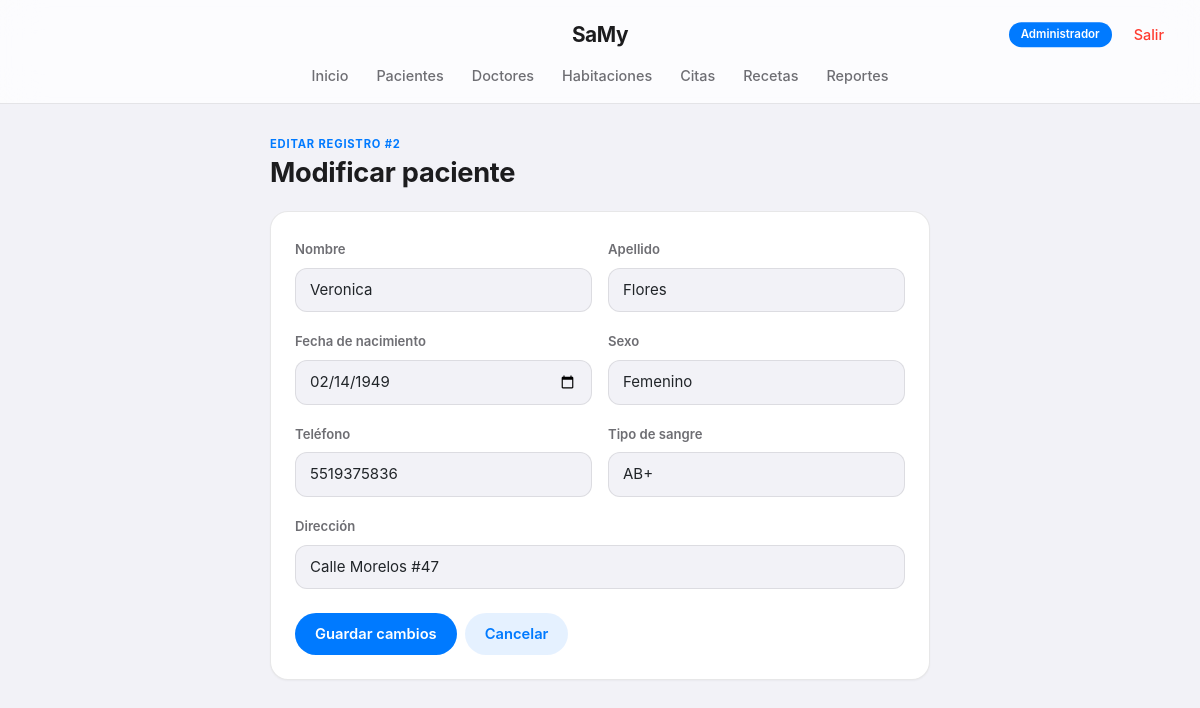
The page /pacientes/editar.php?id=2 (signed in) on the database its author committed.
### tables this page shows
CREATE TABLE `pacientes` (
  `id_paciente` int(11) NOT NULL,
  `nombre` varchar(60) NOT NULL,
  `apellido` varchar(60) NOT NULL,
  `fecha_nacimiento` date NOT NULL,
  `sexo` enum('M','F','Otro') NOT NULL,
  `telefono` varchar(15) DEFAULT NULL,
  `direccion` varchar(150) DEFAULT NULL,
  `tipo_sangre` varchar(5) DEFAULT NULL,
  `fecha_registro` timestamp NOT NULL DEFAULT current_timestamp()
);

### pacientes/editar.php (the view, shortened to what this page needs)
<?php
require '../config.php';
$id = (int) ($_GET['id'] ?? 0);
$stmt = $conn->prepare("SELECT * FROM pacientes WHERE id_paciente = ?");
$stmt->bind_param("i", $id);
$stmt->execute();
$resultado = $stmt->get_result();
$p = $resultado->fetch_assoc();
?>
<!DOCTYPE html>
<html lang="es">
<head>
  <link href="https://cdn.jsdelivr.net/npm/bootstrap@5.3.3/dist/css/bootstrap.min.css" rel="stylesheet">
  <link rel="stylesheet" href="../css/style.css">
</head>
<body>
  <?php include '../includes/nav.php'; ?>
  <div class="page-wrap" style="max-width:700px">
    <div class="eyebrow">Editar registro #<?= $p['id_paciente'] ?></div>
    <h1 class="page-title">Modificar paciente</h1>
    <div class="tarjeta">
      <form action="actualizar.php" method="POST">
        <div class="row g-3">
          <div class="col-md-6">
            <label class="form-label small fw-semibold">Nombre</label>
            <input type="text" name="nombre" class="form-control" value="<?= htmlspecialchars($p['nombre']) ?>" required>
          </div>
          <div class="col-md-6">
            <label class="form-label small fw-semibold">Apellido</label>
            <input type="text" name="apellido" class="form-control" value="<?= htmlspecialchars($p['apellido']) ?>" required>
          </div>
          <div class="col-md-6">
            <label class="form-label small fw-semibold">Fecha de nacimiento</label>
            <input type="date" name="fecha_nacimiento" class="form-control" value="<?= $p['fecha_nacimiento'] ?>" required>
          </div>
          <div class="col-md-6">
            <label class="form-label small fw-semibold">Sexo</label>
            <select name="sexo" class="form-select" required>
              <?php foreach (['M'=>'Masculino','F'=>'Femenino','Otro'=>'Otro'] as $val=>$label): ?>
                <option value="<?= $val ?>" <?= $p['sexo']===$val?'selected':'' ?>><?= $label ?></option>
              <?php endforeach; ?>
            </select>
          </div>
          <div class="col-md-6">
            <label class="form-label small fw-semibold">Teléfono</label>
            <input type="text" name="telefono" class="form-control" value="<?= htmlspecialchars($p['telefono']) ?>">
          </div>
          <div class="col-md-6">
            <label class="form-label small fw-semibold">Tipo de sangre</label>
            <input type="text" name="tipo_sangre" class="form-control" value="<?= htmlspecialchars($p['tipo_sangre']) ?>">
          </div>
          <div class="col-12">
            <label class="form-label small fw-semibold">Dirección</label>
            <input type="text" name="direccion" class="form-control" value="<?= htmlspecialchars($p['direccion']) ?>">
          </div>
        </div>
        <div class="mt-4 d-flex gap-2">
          <button type="submit" class="btn btn-samy">Guardar cambios</button>
          <a href="listar.php" class="btn btn-samy-outline">Cancelar</a>
        </div>
      </form>
    </div>
  </div>
</body>
</html>

### css/style.css (style rules this page uses)
:root { --ios-blue: #007AFF; --ios-blue-dark: #0062CC; --ios-green: #34C759; --ios-red: #FF3B30; --ios-orange: #FF9500; --ios-gray-bg: #F2F2F7; --ios-card: rgba(255,255,255,0.9); --ios-text: #1C1C1E; --ios-text-soft: #6E6E73; --ios-line: rgba(60,60,67,0.12); --ios-radius: 18px; --ios-radius-sm: 12px; }
* { -webkit-tap-highlight-color: transparent; }
body { font-family: -apple-system, BlinkMacSystemFont, "SF Pro Text", "Segoe UI", Roboto, Helvetica, Arial, sans-serif; background: var(--ios-gray-bg); color: var(--ios-text); -webkit-font-smoothing: antialiased; }
h1, h2, h3, .navbar-brand { font-family: -apple-system, BlinkMacSystemFont, "SF Pro Display", sans-serif; letter-spacing: -0.01em; }
.page-wrap { max-width: 1080px; margin: 0 auto; padding: 32px 20px 90px; }
.eyebrow { text-transform: uppercase; letter-spacing: 0.8px; font-size: 0.7rem; color: var(--ios-blue); font-weight: 700; }
h1.page-title { font-size: 1.7rem; font-weight: 700; margin: 4px 0 22px; color: var(--ios-text); }
.tarjeta { background: #fff; border: 1px solid var(--ios-line); border-radius: var(--ios-radius); padding: 24px; box-shadow: 0 1px 2px rgba(0,0,0,0.04); transition: transform .15s ease, box-shadow .15s ease; }
.btn-samy, .btn-samy-outline { border: none; font-weight: 600; padding: 10px 20px; border-radius: 980px; font-size: 0.92rem; transition: transform .1s ease, opacity .15s ease; }
.btn-samy { background: var(--ios-blue); color: #fff; }
.btn-samy-outline { background: rgba(0,122,255,0.1); color: var(--ios-blue); }
.form-control, .form-select { border-radius: var(--ios-radius-sm); border: 1px solid var(--ios-line); padding: 10px 14px; background: var(--ios-gray-bg); font-size: 0.94rem; }
.form-label { font-size: 0.82rem; font-weight: 600; color: var(--ios-text-soft); }
.page-wrap { animation: fadeIn .3s ease both; }
.page-title, .eyebrow { animation: fadeInUp .35s ease both; }
.tarjeta { animation: fadeInUp .4s ease both; }
.btn-samy, .btn-samy-outline, .mini-accion { transition: transform .12s cubic-bezier(.34,1.56,.64,1), background .15s ease, opacity .15s ease; }

### rows shown on the page
pacientes: id_paciente "2", nombre "Veronica", apellido "Flores", fecha_nacimiento "02/14/1949", sexo "Femenino", telefono "5519375836", tipo_sangre "AB+", direccion "Calle Morelos #47"

### other values the page prints
$rolActual "Administrador"
